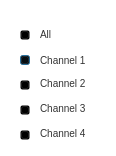
<?xml version="1.0" encoding="UTF-8"?>
<ui version="4.0">
 <class>CameraMenu</class>
 <widget class="QDialog" name="CameraMenu">
  <property name="geometry">
   <rect>
    <x>0</x>
    <y>0</y>
    <width>116</width>
    <height>156</height>
   </rect>
  </property>
  <property name="windowTitle">
   <string>Dialog</string>
  </property>
  <property name="styleSheet">
   <string notr="true">QWidget{
background-color:transparent;
border-image: url(:/images/popmenuBg.png);}
QPushButton{border-image: url(:/images/device_unselect.png);}       
QPushButton:checked{border-image: url(:/images/device_select.png);}
QLabel{
color:#333333;
font-family: &quot;Microsoft YaHei&quot;;
font-size: 10px ;
border-image:none
}</string>
  </property>
  <widget class="QLabel" name="label_5">
   <property name="geometry">
    <rect>
     <x>40</x>
     <y>77</y>
     <width>54</width>
     <height>13</height>
    </rect>
   </property>
   <property name="text">
    <string>Channel 2</string>
   </property>
  </widget>
  <widget class="QPushButton" name="pushButton_select1">
   <property name="geometry">
    <rect>
     <x>20</x>
     <y>55</y>
     <width>10</width>
     <height>10</height>
    </rect>
   </property>
   <property name="text">
    <string/>
   </property>
   <property name="checkable">
    <bool>true</bool>
   </property>
   <property name="checked">
    <bool>true</bool>
   </property>
  </widget>
  <widget class="QLabel" name="label_3">
   <property name="geometry">
    <rect>
     <x>40</x>
     <y>102</y>
     <width>54</width>
     <height>13</height>
    </rect>
   </property>
   <property name="text">
    <string>Channel 3</string>
   </property>
  </widget>
  <widget class="QPushButton" name="pushButton_select1_3">
   <property name="geometry">
    <rect>
     <x>20</x>
     <y>105</y>
     <width>10</width>
     <height>10</height>
    </rect>
   </property>
   <property name="text">
    <string/>
   </property>
   <property name="checkable">
    <bool>true</bool>
   </property>
   <property name="checked">
    <bool>true</bool>
   </property>
  </widget>
  <widget class="QPushButton" name="pushButton_select1_4">
   <property name="geometry">
    <rect>
     <x>20</x>
     <y>130</y>
     <width>10</width>
     <height>10</height>
    </rect>
   </property>
   <property name="text">
    <string/>
   </property>
   <property name="checkable">
    <bool>true</bool>
   </property>
   <property name="checked">
    <bool>true</bool>
   </property>
  </widget>
  <widget class="QLabel" name="label_2">
   <property name="geometry">
    <rect>
     <x>40</x>
     <y>52</y>
     <width>61</width>
     <height>16</height>
    </rect>
   </property>
   <property name="text">
    <string>Channel 1</string>
   </property>
  </widget>
  <widget class="QLabel" name="label_4">
   <property name="geometry">
    <rect>
     <x>40</x>
     <y>127</y>
     <width>61</width>
     <height>13</height>
    </rect>
   </property>
   <property name="text">
    <string>Channel 4</string>
   </property>
  </widget>
  <widget class="QLabel" name="label">
   <property name="geometry">
    <rect>
     <x>40</x>
     <y>28</y>
     <width>52</width>
     <height>13</height>
    </rect>
   </property>
   <property name="text">
    <string>All</string>
   </property>
  </widget>
  <widget class="QPushButton" name="pushButton_select1_2">
   <property name="geometry">
    <rect>
     <x>20</x>
     <y>80</y>
     <width>10</width>
     <height>10</height>
    </rect>
   </property>
   <property name="text">
    <string/>
   </property>
   <property name="checkable">
    <bool>true</bool>
   </property>
   <property name="checked">
    <bool>true</bool>
   </property>
  </widget>
  <widget class="QPushButton" name="pushButton_allselect">
   <property name="geometry">
    <rect>
     <x>20</x>
     <y>30</y>
     <width>10</width>
     <height>10</height>
    </rect>
   </property>
   <property name="text">
    <string/>
   </property>
   <property name="checkable">
    <bool>true</bool>
   </property>
   <property name="checked">
    <bool>true</bool>
   </property>
  </widget>
 </widget>
 <resources/>
 <connections/>
</ui>
